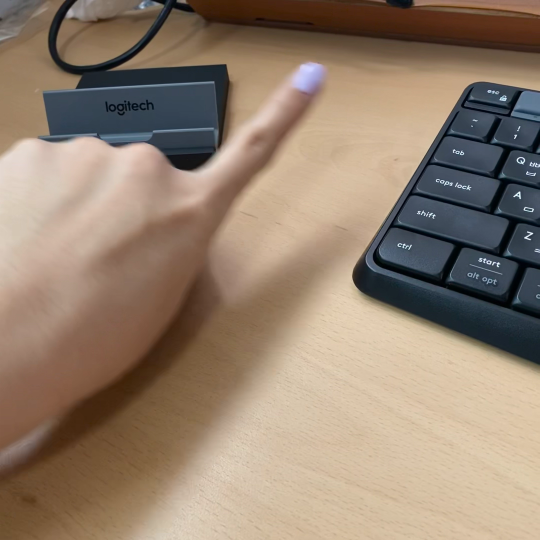
#> input picture frame 15 of chapC/images/fingermoving.mp4, 1080 x 1080 px, given in place of walking.avi, which was not available (shown at 1/2 size)
$ python 04opticalLK.py
#> lines starting #> are read from the running program, lines starting #| are printed output that depends on the picture
import numpy as np, cv2

# 파이썬으로 만드는 OpenCV 프로젝트

cap = cv2.VideoCapture('images/walking.avi')
fps = cap.get(cv2.CAP_PROP_FPS) # 프레임 수 구하기
delay = int(1000/fps)

color = np.random.randint(0,255,(200,3)) # 추적 경로를 그리기 위한 랜덤 색상
lines = None  #추적 선을 그릴 이미지 저장 변수
prevImg = None  # 이전 프레임 저장 변수
termcriteria =  (cv2.TERM_CRITERIA_EPS | cv2.TERM_CRITERIA_COUNT, 10, 0.03) # calcOpticalFlowPyrLK 중지 요건 설정

while cap.isOpened():
    ret,frame = cap.read()
#> frame is the input picture: shape (1080, 1080, 3); mean B, G, R 111, 128.7, 147.7
    if not ret:
        break
    img_draw = frame.copy()

    # 실습
    gray = cv2.cvtColor(frame, cv2.COLOR_BGR2GRAY)
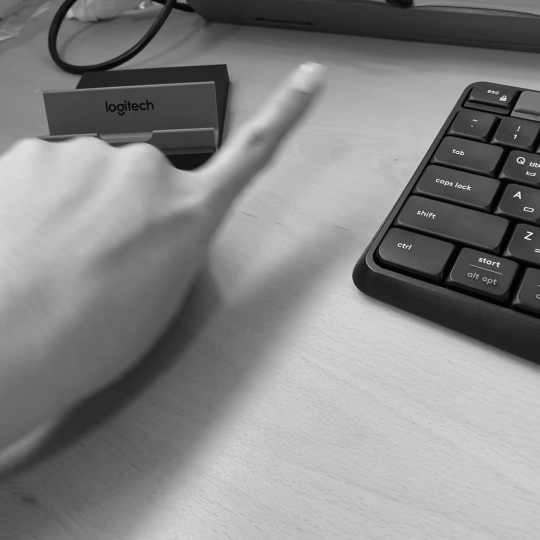
#> gray: shape (1080, 1080) (shown at 1/2 size); min 0, max 255, mean 132.4
    if prevImg is None: # 첫번째 프레임
        prevImg = gray
        lines = np.zeros_like(frame)
        prevPt = cv2.goodFeaturesToTrack(prevImg, 200, 0.01, 10)
#> prevPt = 143 rows, first 8: [798, 490], [874, 361], [1041, 324], [893, 366], [1036, 389], [976, 524], [920, 372], [944, 252]
    else : # 두번째 이후
        nextImg = gray
        nextPt, status, err = cv2.calcOpticalFlowPyrLK(prevImg, nextImg, prevPt, None, criteria=termcriteria)
        prevMv = prevPt[status == 1]
        nextMv = nextPt[status == 1]
        for i, (p, n) in enumerate(zip(prevMv, nextMv)):
            px, py = p.ravel()
            nx, ny = n.ravel()
            cv2.line(lines, (int(px), int(py)), (int(nx), int(ny)), color[i].tolist(), 2)
            cv2.circle(img_draw, (int(nx), int(ny)), 2, color[i].tolist(), -1)
        img_draw = cv2.add(img_draw, lines)
        # 다음 프레임을 위한 프레임과 코너점 이월
        prevImg = nextImg
        prevPt = nextMv.reshape(-1, 1, 2)
    cv2.imshow('OpticalFlow-LK', img_draw)
    key = cv2.waitKey(delay)
#> (key Esc is pressed here)
    if key == 27 : # Esc:종료
        break
    elif key == 8:
        prevImg = None

cv2.destroyAllWindows()
cap.release()

$ run again, starting later in the video
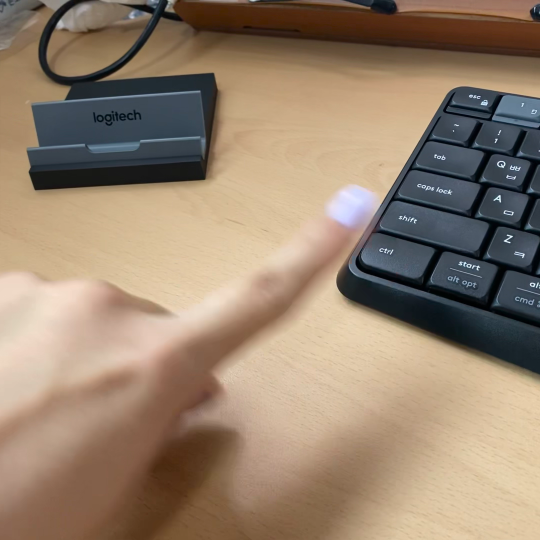
#> input picture frame 71 of chapC/images/fingermoving.mp4, 1080 x 1080 px, given in place of walking.avi, which was not available (shown at 1/2 size)
#> frame is the input picture: shape (1080, 1080, 3); mean B, G, R 110.1, 129.9, 149.9
#> `gray = cv2.cvtColor(frame, cv2.COLOR_BGR2GRAY)`:
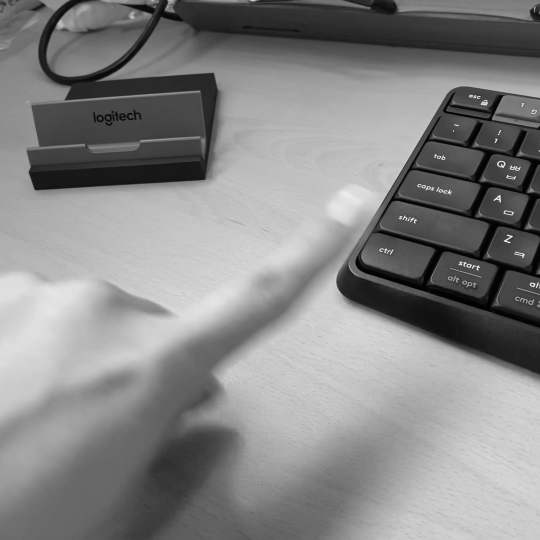
#> gray: shape (1080, 1080) (shown at 1/2 size); min 0, max 254, mean 133.6
#> prevPt = 186 rows, first 8: [936, 531], [997, 396], [858, 375], [837, 371], [907, 262], [1020, 485], [1014, 470], [994, 278]

$ run again, starting later in the video
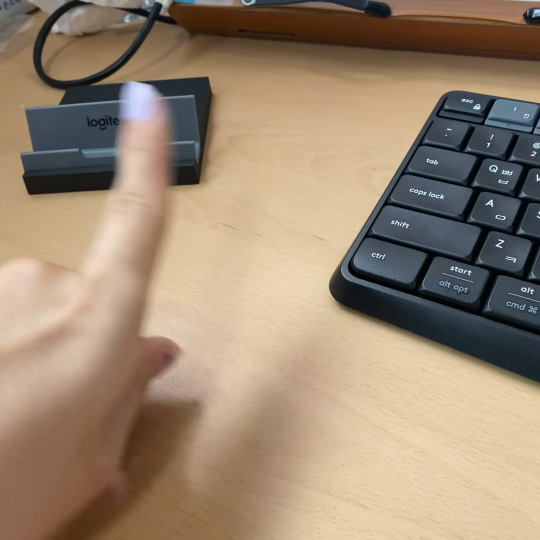
#> input picture frame 127 of chapC/images/fingermoving.mp4, 1080 x 1080 px, given in place of walking.avi, which was not available (shown at 1/2 size)
#> frame is the input picture: shape (1080, 1080, 3); mean B, G, R 113.3, 135, 154.9
#> `gray = cv2.cvtColor(frame, cv2.COLOR_BGR2GRAY)`:
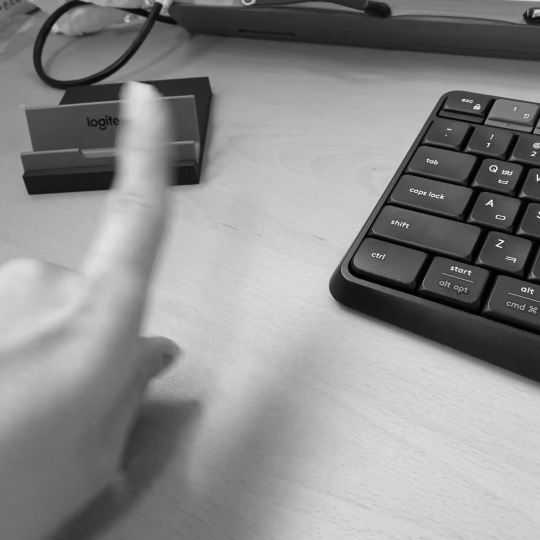
#> gray: shape (1080, 1080) (shown at 1/2 size); min 0, max 254, mean 138.5
#> prevPt = 199 rows, first 8: [991, 491], [1074, 349], [892, 270], [986, 340], [822, 380], [971, 409], [1008, 482], [979, 286]
